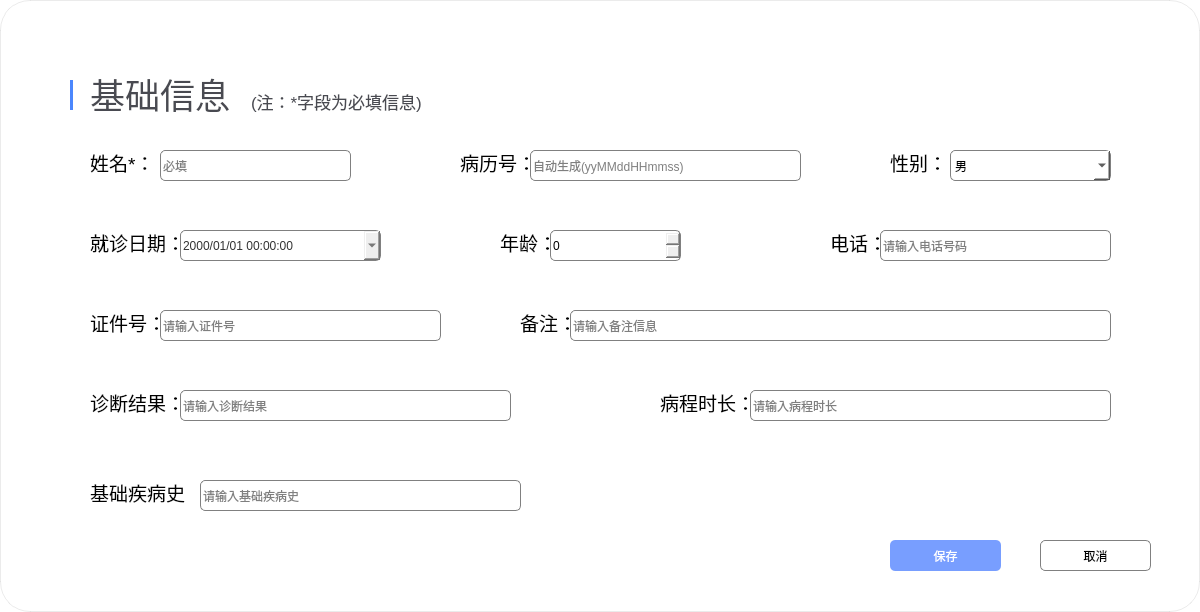
<?xml version="1.0" encoding="UTF-8"?>
<ui version="4.0">
 <class>PatientEditDialog</class>
 <widget class="QDialog" name="PatientEditDialog">
  <property name="geometry">
   <rect>
    <x>0</x>
    <y>0</y>
    <width>1200</width>
    <height>612</height>
   </rect>
  </property>
  <property name="minimumSize">
   <size>
    <width>1200</width>
    <height>612</height>
   </size>
  </property>
  <property name="maximumSize">
   <size>
    <width>1200</width>
    <height>612</height>
   </size>
  </property>
  <property name="windowTitle">
   <string>新建患者</string>
  </property>
  <property name="styleSheet">
   <string notr="true">QDialog#PatientEditDialog {
	background-color: #ffffff;
	border-radius: 30px;
	border: 1px solid rgba(0, 0, 0, 0.08);
}</string>
  </property>
  <widget class="QLabel" name="label">
   <property name="geometry">
    <rect>
     <x>500</x>
     <y>20</y>
     <width>228</width>
     <height>50</height>
    </rect>
   </property>
   <property name="minimumSize">
    <size>
     <width>228</width>
     <height>50</height>
    </size>
   </property>
   <property name="maximumSize">
    <size>
     <width>228</width>
     <height>50</height>
    </size>
   </property>
   <property name="styleSheet">
    <string notr="true">border-image: url(:/patient/pic/patient_newa_logo.png);</string>
   </property>
   <property name="text">
    <string/>
   </property>
  </widget>
  <widget class="QLabel" name="label_2">
   <property name="geometry">
    <rect>
     <x>90</x>
     <y>70</y>
     <width>140</width>
     <height>48</height>
    </rect>
   </property>
   <property name="minimumSize">
    <size>
     <width>140</width>
     <height>48</height>
    </size>
   </property>
   <property name="maximumSize">
    <size>
     <width>140</width>
     <height>48</height>
    </size>
   </property>
   <property name="font">
    <font>
     <pointsize>26</pointsize>
     <bold>false</bold>
    </font>
   </property>
   <property name="styleSheet">
    <string notr="true">color: rgba(73, 74, 81, 1);</string>
   </property>
   <property name="text">
    <string>基础信息</string>
   </property>
  </widget>
  <widget class="QLabel" name="label_3">
   <property name="geometry">
    <rect>
     <x>251</x>
     <y>90</y>
     <width>189</width>
     <height>22</height>
    </rect>
   </property>
   <property name="minimumSize">
    <size>
     <width>189</width>
     <height>22</height>
    </size>
   </property>
   <property name="maximumSize">
    <size>
     <width>189</width>
     <height>22</height>
    </size>
   </property>
   <property name="font">
    <font>
     <pointsize>13</pointsize>
    </font>
   </property>
   <property name="styleSheet">
    <string notr="true">color: rgba(73, 74, 81, 1);</string>
   </property>
   <property name="text">
    <string>(注：*字段为必填信息)</string>
   </property>
  </widget>
  <widget class="QLabel" name="label_4">
   <property name="geometry">
    <rect>
     <x>70</x>
     <y>80</y>
     <width>3</width>
     <height>30</height>
    </rect>
   </property>
   <property name="minimumSize">
    <size>
     <width>3</width>
     <height>30</height>
    </size>
   </property>
   <property name="maximumSize">
    <size>
     <width>3</width>
     <height>30</height>
    </size>
   </property>
   <property name="styleSheet">
    <string notr="true">background-color: rgb(75, 135, 253);</string>
   </property>
   <property name="text">
    <string/>
   </property>
  </widget>
  <widget class="QLabel" name="label_name">
   <property name="geometry">
    <rect>
     <x>90</x>
     <y>150</y>
     <width>61</width>
     <height>25</height>
    </rect>
   </property>
   <property name="minimumSize">
    <size>
     <width>0</width>
     <height>25</height>
    </size>
   </property>
   <property name="maximumSize">
    <size>
     <width>16777215</width>
     <height>25</height>
    </size>
   </property>
   <property name="font">
    <font>
     <pointsize>14</pointsize>
    </font>
   </property>
   <property name="text">
    <string>姓名*：</string>
   </property>
  </widget>
  <widget class="QLineEdit" name="lineEdit_name">
   <property name="geometry">
    <rect>
     <x>160</x>
     <y>150</y>
     <width>191</width>
     <height>31</height>
    </rect>
   </property>
   <property name="styleSheet">
    <string notr="true">border: 1px solid gray; border-radius: 5px;</string>
   </property>
   <property name="placeholderText">
    <string>必填</string>
   </property>
  </widget>
  <widget class="QLabel" name="label_patientId">
   <property name="geometry">
    <rect>
     <x>460</x>
     <y>150</y>
     <width>71</width>
     <height>25</height>
    </rect>
   </property>
   <property name="minimumSize">
    <size>
     <width>0</width>
     <height>25</height>
    </size>
   </property>
   <property name="maximumSize">
    <size>
     <width>16777215</width>
     <height>25</height>
    </size>
   </property>
   <property name="font">
    <font>
     <pointsize>14</pointsize>
    </font>
   </property>
   <property name="text">
    <string>病历号：</string>
   </property>
  </widget>
  <widget class="QLineEdit" name="lineEdit_patientId">
   <property name="geometry">
    <rect>
     <x>530</x>
     <y>150</y>
     <width>271</width>
     <height>31</height>
    </rect>
   </property>
   <property name="styleSheet">
    <string notr="true">border: 1px solid gray; border-radius: 5px;</string>
   </property>
   <property name="readOnly">
    <bool>true</bool>
   </property>
   <property name="placeholderText">
    <string>自动生成(yyMMddHHmmss)</string>
   </property>
  </widget>
  <widget class="QLabel" name="label_gender">
   <property name="geometry">
    <rect>
     <x>890</x>
     <y>150</y>
     <width>51</width>
     <height>25</height>
    </rect>
   </property>
   <property name="minimumSize">
    <size>
     <width>0</width>
     <height>25</height>
    </size>
   </property>
   <property name="maximumSize">
    <size>
     <width>16777215</width>
     <height>25</height>
    </size>
   </property>
   <property name="font">
    <font>
     <pointsize>14</pointsize>
    </font>
   </property>
   <property name="text">
    <string>性别：</string>
   </property>
  </widget>
  <widget class="QComboBox" name="comboBox_gender">
   <property name="geometry">
    <rect>
     <x>950</x>
     <y>150</y>
     <width>161</width>
     <height>31</height>
    </rect>
   </property>
   <property name="styleSheet">
    <string>QComboBox { border: 1px solid gray; border-radius: 5px; background-color: white; }
QComboBox QAbstractItemView { background-color: white; }</string>
   </property>
   <item>
    <property name="text">
     <string>男</string>
    </property>
   </item>
   <item>
    <property name="text">
     <string>女</string>
    </property>
   </item>
   <item>
    <property name="text">
     <string>保密</string>
    </property>
   </item>
  </widget>
  <widget class="QLabel" name="label_age">
   <property name="geometry">
    <rect>
     <x>500</x>
     <y>230</y>
     <width>51</width>
     <height>25</height>
    </rect>
   </property>
   <property name="minimumSize">
    <size>
     <width>0</width>
     <height>25</height>
    </size>
   </property>
   <property name="maximumSize">
    <size>
     <width>16777215</width>
     <height>25</height>
    </size>
   </property>
   <property name="font">
    <font>
     <pointsize>14</pointsize>
    </font>
   </property>
   <property name="text">
    <string>年龄：</string>
   </property>
  </widget>
  <widget class="QSpinBox" name="spinBox_age">
   <property name="geometry">
    <rect>
     <x>550</x>
     <y>230</y>
     <width>131</width>
     <height>31</height>
    </rect>
   </property>
   <property name="styleSheet">
    <string>QSpinBox { border: 1px solid gray; border-radius: 5px; padding-right: 20px; min-height: 20px; }</string>
   </property>
   <property name="buttonSymbols">
    <enum>QAbstractSpinBox::UpDownArrows</enum>
   </property>
   <property name="minimum">
    <number>0</number>
   </property>
   <property name="maximum">
    <number>150</number>
   </property>
  </widget>
  <widget class="QLabel" name="label_visit">
   <property name="geometry">
    <rect>
     <x>90</x>
     <y>230</y>
     <width>91</width>
     <height>25</height>
    </rect>
   </property>
   <property name="minimumSize">
    <size>
     <width>0</width>
     <height>25</height>
    </size>
   </property>
   <property name="maximumSize">
    <size>
     <width>16777215</width>
     <height>25</height>
    </size>
   </property>
   <property name="font">
    <font>
     <pointsize>14</pointsize>
    </font>
   </property>
   <property name="text">
    <string>就诊日期：</string>
   </property>
  </widget>
  <widget class="QDateTimeEdit" name="dateTimeEdit_visit">
   <property name="geometry">
    <rect>
     <x>180</x>
     <y>230</y>
     <width>201</width>
     <height>31</height>
    </rect>
   </property>
   <property name="styleSheet">
    <string>border: 1px solid gray; border-radius: 5px; color: #333333;</string>
   </property>
   <property name="displayFormat">
    <string>yyyy/MM/dd HH:mm:ss</string>
   </property>
   <property name="calendarPopup">
    <bool>true</bool>
   </property>
  </widget>
  <widget class="QLabel" name="label_phone">
   <property name="geometry">
    <rect>
     <x>830</x>
     <y>230</y>
     <width>51</width>
     <height>25</height>
    </rect>
   </property>
   <property name="minimumSize">
    <size>
     <width>0</width>
     <height>25</height>
    </size>
   </property>
   <property name="maximumSize">
    <size>
     <width>16777215</width>
     <height>25</height>
    </size>
   </property>
   <property name="font">
    <font>
     <pointsize>14</pointsize>
    </font>
   </property>
   <property name="text">
    <string>电话：</string>
   </property>
  </widget>
  <widget class="QLineEdit" name="lineEdit_phone">
   <property name="geometry">
    <rect>
     <x>880</x>
     <y>230</y>
     <width>231</width>
     <height>31</height>
    </rect>
   </property>
   <property name="styleSheet">
    <string notr="true">border: 1px solid gray; border-radius: 5px;</string>
   </property>
   <property name="placeholderText">
    <string>请输入电话号码</string>
   </property>
  </widget>
  <widget class="QLabel" name="label_idCard">
   <property name="geometry">
    <rect>
     <x>90</x>
     <y>310</y>
     <width>71</width>
     <height>25</height>
    </rect>
   </property>
   <property name="minimumSize">
    <size>
     <width>0</width>
     <height>25</height>
    </size>
   </property>
   <property name="maximumSize">
    <size>
     <width>16777215</width>
     <height>25</height>
    </size>
   </property>
   <property name="font">
    <font>
     <pointsize>14</pointsize>
    </font>
   </property>
   <property name="text">
    <string>证件号：</string>
   </property>
  </widget>
  <widget class="QLineEdit" name="lineEdit_idCard">
   <property name="geometry">
    <rect>
     <x>160</x>
     <y>310</y>
     <width>281</width>
     <height>31</height>
    </rect>
   </property>
   <property name="styleSheet">
    <string notr="true">border: 1px solid gray; border-radius: 5px;</string>
   </property>
   <property name="placeholderText">
    <string>请输入证件号</string>
   </property>
  </widget>
  <widget class="QLabel" name="label_note">
   <property name="geometry">
    <rect>
     <x>520</x>
     <y>310</y>
     <width>51</width>
     <height>25</height>
    </rect>
   </property>
   <property name="minimumSize">
    <size>
     <width>0</width>
     <height>25</height>
    </size>
   </property>
   <property name="maximumSize">
    <size>
     <width>500000</width>
     <height>25</height>
    </size>
   </property>
   <property name="font">
    <font>
     <pointsize>14</pointsize>
    </font>
   </property>
   <property name="text">
    <string>备注：</string>
   </property>
  </widget>
  <widget class="QLineEdit" name="lineEdit_notes">
   <property name="geometry">
    <rect>
     <x>570</x>
     <y>310</y>
     <width>541</width>
     <height>31</height>
    </rect>
   </property>
   <property name="styleSheet">
    <string notr="true">border: 1px solid gray; border-radius: 5px;</string>
   </property>
   <property name="placeholderText">
    <string>请输入备注信息</string>
   </property>
  </widget>
  <widget class="QLabel" name="label_diagnosisResult">
   <property name="geometry">
    <rect>
     <x>90</x>
     <y>390</y>
     <width>91</width>
     <height>25</height>
    </rect>
   </property>
   <property name="minimumSize">
    <size>
     <width>0</width>
     <height>25</height>
    </size>
   </property>
   <property name="maximumSize">
    <size>
     <width>16777215</width>
     <height>25</height>
    </size>
   </property>
   <property name="font">
    <font>
     <pointsize>14</pointsize>
    </font>
   </property>
   <property name="text">
    <string>诊断结果：</string>
   </property>
  </widget>
  <widget class="QLineEdit" name="lineEdit_diagnosisResult">
   <property name="geometry">
    <rect>
     <x>180</x>
     <y>390</y>
     <width>331</width>
     <height>31</height>
    </rect>
   </property>
   <property name="styleSheet">
    <string notr="true">border: 1px solid gray; border-radius: 5px;</string>
   </property>
   <property name="placeholderText">
    <string>请输入诊断结果</string>
   </property>
  </widget>
  <widget class="QLabel" name="label_durationOfIllness">
   <property name="geometry">
    <rect>
     <x>660</x>
     <y>390</y>
     <width>91</width>
     <height>25</height>
    </rect>
   </property>
   <property name="minimumSize">
    <size>
     <width>0</width>
     <height>25</height>
    </size>
   </property>
   <property name="maximumSize">
    <size>
     <width>16777215</width>
     <height>25</height>
    </size>
   </property>
   <property name="font">
    <font>
     <pointsize>14</pointsize>
    </font>
   </property>
   <property name="text">
    <string>病程时长：</string>
   </property>
  </widget>
  <widget class="QLineEdit" name="lineEdit_durationOfIllness">
   <property name="geometry">
    <rect>
     <x>750</x>
     <y>390</y>
     <width>361</width>
     <height>31</height>
    </rect>
   </property>
   <property name="styleSheet">
    <string notr="true">border: 1px solid gray; border-radius: 5px;</string>
   </property>
   <property name="placeholderText">
    <string>请输入病程时长</string>
   </property>
  </widget>
  <widget class="QLabel" name="label_underlyingHealthCondition">
   <property name="geometry">
    <rect>
     <x>90</x>
     <y>480</y>
     <width>101</width>
     <height>25</height>
    </rect>
   </property>
   <property name="minimumSize">
    <size>
     <width>0</width>
     <height>25</height>
    </size>
   </property>
   <property name="maximumSize">
    <size>
     <width>16777215</width>
     <height>25</height>
    </size>
   </property>
   <property name="font">
    <font>
     <pointsize>14</pointsize>
    </font>
   </property>
   <property name="text">
    <string>基础疾病史：</string>
   </property>
  </widget>
  <widget class="QLineEdit" name="lineEdit_underlyingHealthCondition">
   <property name="geometry">
    <rect>
     <x>200</x>
     <y>480</y>
     <width>321</width>
     <height>31</height>
    </rect>
   </property>
   <property name="styleSheet">
    <string notr="true">border: 1px solid gray; border-radius: 5px;</string>
   </property>
   <property name="placeholderText">
    <string>请输入基础疾病史</string>
   </property>
  </widget>
  <widget class="QPushButton" name="pushButton_ok">
   <property name="geometry">
    <rect>
     <x>890</x>
     <y>540</y>
     <width>111</width>
     <height>31</height>
    </rect>
   </property>
   <property name="styleSheet">
    <string>border: none; border-radius: 5px; background-color: #789EFF; color: white;</string>
   </property>
   <property name="text">
    <string>保存</string>
   </property>
   <property name="default">
    <bool>true</bool>
   </property>
  </widget>
  <widget class="QPushButton" name="pushButton_cancel">
   <property name="geometry">
    <rect>
     <x>1040</x>
     <y>540</y>
     <width>111</width>
     <height>31</height>
    </rect>
   </property>
   <property name="styleSheet">
    <string notr="true">border: 1px solid gray; border-radius: 5px;
background-color: rgb(255, 255, 255);</string>
   </property>
   <property name="text">
    <string>取消</string>
   </property>
  </widget>
  <widget class="QPushButton" name="label_close">
   <property name="geometry">
    <rect>
     <x>1150</x>
     <y>20</y>
     <width>30</width>
     <height>30</height>
    </rect>
   </property>
   <property name="minimumSize">
    <size>
     <width>30</width>
     <height>30</height>
    </size>
   </property>
   <property name="maximumSize">
    <size>
     <width>30</width>
     <height>30</height>
    </size>
   </property>
   <property name="cursor">
    <cursorShape>PointingHandCursor</cursorShape>
   </property>
   <property name="styleSheet">
    <string notr="true">border: none;
background: transparent;
border-image: url(:/patient/pic/patient_select_close.png);</string>
   </property>
   <property name="text">
    <string/>
   </property>
   <property name="flat">
    <bool>true</bool>
   </property>
  </widget>
 </widget>
 <resources>
  <include location="resources.qrc"/>
 </resources>
 <connections>
  <connection>
   <sender>pushButton_ok</sender>
   <signal>clicked()</signal>
   <receiver>PatientEditDialog</receiver>
   <slot>accept()</slot>
   <hints>
    <hint type="sourcelabel">
     <x>248</x>
     <y>254</y>
    </hint>
    <hint type="destinationlabel">
     <x>157</x>
     <y>274</y>
    </hint>
   </hints>
  </connection>
  <connection>
   <sender>pushButton_cancel</sender>
   <signal>clicked()</signal>
   <receiver>PatientEditDialog</receiver>
   <slot>reject()</slot>
   <hints>
    <hint type="sourcelabel">
     <x>316</x>
     <y>254</y>
    </hint>
    <hint type="destinationlabel">
     <x>286</x>
     <y>274</y>
    </hint>
   </hints>
  </connection>
 </connections>
</ui>
